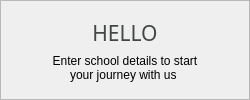
            <widget class="QFrame" name="SignInInfoFrame_2">
             <property name="minimumSize">
              <size>
               <width>250</width>
               <height>0</height>
              </size>
             </property>
             <property name="maximumSize">
              <size>
               <width>16777215</width>
               <height>600</height>
              </size>
             </property>
             <property name="frameShape">
              <enum>QFrame::StyledPanel</enum>
             </property>
             <property name="frameShadow">
              <enum>QFrame::Raised</enum>
             </property>
             <layout class="QVBoxLayout" name="verticalLayout_10">
              <item>
               <widget class="QFrame" name="signInLeftTopSpacer_2">
                <property name="frameShape">
                 <enum>QFrame::StyledPanel</enum>
                </property>
                <property name="frameShadow">
                 <enum>QFrame::Raised</enum>
                </property>
               </widget>
              </item>
              <item>
               <widget class="QLabel" name="SignInInfoTop_2">
                <property name="maximumSize">
                 <size>
                  <width>16777215</width>
                  <height>80</height>
                 </size>
                </property>
                <property name="font">
                 <font>
                  <family>Arial Black</family>
                  <pointsize>16</pointsize>
                 </font>
                </property>
                <property name="text">
                 <string>&lt;html&gt;&lt;head/&gt;&lt;body&gt;&lt;p&gt;&lt;span style=&quot; color:#414844;&quot;&gt;HELLO&lt;/span&gt;&lt;/p&gt;&lt;/body&gt;&lt;/html&gt;</string>
                </property>
                <property name="textFormat">
                 <enum>Qt::AutoText</enum>
                </property>
                <property name="alignment">
                 <set>Qt::AlignBottom|Qt::AlignHCenter</set>
                </property>
               </widget>
              </item>
              <item>
               <widget class="QLabel" name="SignInInfoBottom_2">
                <property name="font">
                 <font>
                  <family>Arial</family>
                  <pointsize>9</pointsize>
                  <kerning>true</kerning>
                 </font>
                </property>
                <property name="lineWidth">
                 <number>1</number>
                </property>
                <property name="midLineWidth">
                 <number>0</number>
                </property>
                <property name="text">
                 <string>&lt;html&gt;
&lt;head/&gt;
&lt;body&gt;
&lt;p  style=&quot;line-height: 1&quot;&gt;
&lt;span align=&quot;center&quot; style=&quot; color:black;&quot;&gt;Enter school details to start&lt;/span&gt;&lt;br&gt;
&lt;span align=&quot;center&quot; style=&quot; color:black;&quot;&gt;your journey with us&lt;/span&gt;
&lt;/p&gt;
&lt;/body&gt;
&lt;/html&gt;</string>
                </property>
                <property name="alignment">
                 <set>Qt::AlignHCenter|Qt::AlignTop</set>
                </property>
                <property name="margin">
                 <number>9</number>
                </property>
               </widget>
              </item>
              <item>
               <widget class="QFrame" name="signInLeftBottomSpacer_2">
                <property name="frameShape">
                 <enum>QFrame::StyledPanel</enum>
                </property>
                <property name="frameShadow">
                 <enum>QFrame::Raised</enum>
                </property>
               </widget>
              </item>
             </layout>
            </widget>
